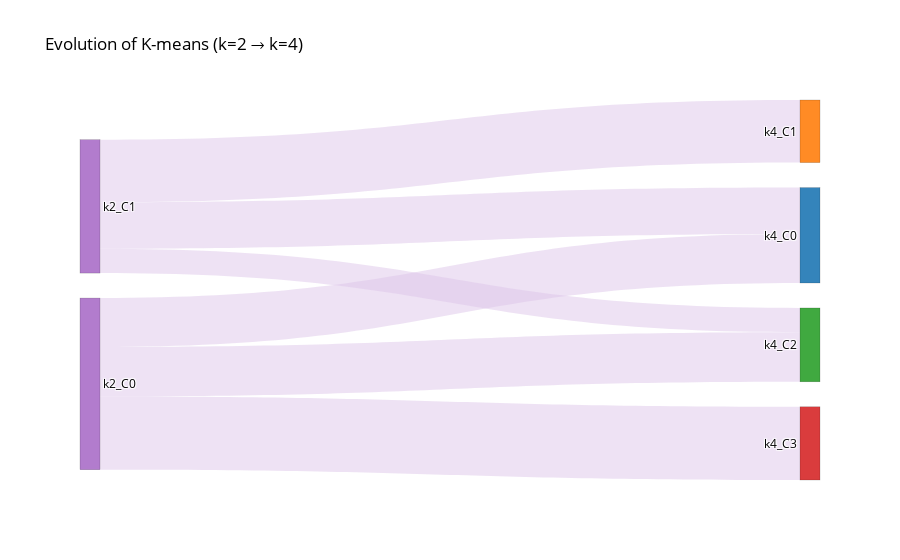

Notebook source saved alongside this figure:
### Code cell
transition_counts = np.zeros((2, 4), dtype=int)
for i in range(len(labels2)):
    transition_counts[labels2[i], labels4[i]] += 1

labels_nodes = [f'k2_C{i}' for i in range(2)] + [f'k4_C{i}' for i in range(4)]

base_colors = {
    'lilla': (170/255, 110/255, 200/255),
    'blue':  (31/255, 119/255, 180/255),
    'orange':(255/255, 127/255, 14/255),
    'green': (44/255, 160/255, 44/255),
    'red':   (214/255, 39/255, 40/255)
}

node_colors = [
    f'rgba({int(base_colors["lilla"][0]*255)}, {int(base_colors["lilla"][1]*255)}, {int(base_colors["lilla"][2]*255)}, 0.9)',
    f'rgba({int(base_colors["lilla"][0]*255)}, {int(base_colors["lilla"][1]*255)}, {int(base_colors["lilla"][2]*255)}, 0.9)',
    f'rgba({int(base_colors["blue"][0]*255)}, {int(base_colors["blue"][1]*255)}, {int(base_colors["blue"][2]*255)}, 0.9)',
    f'rgba({int(base_colors["orange"][0]*255)}, {int(base_colors["orange"][1]*255)}, {int(base_colors["orange"][2]*255)}, 0.9)',
    f'rgba({int(base_colors["green"][0]*255)}, {int(base_colors["green"][1]*255)}, {int(base_colors["green"][2]*255)}, 0.9)',
    f'rgba({int(base_colors["red"][0]*255)}, {int(base_colors["red"][1]*255)}, {int(base_colors["red"][2]*255)}, 0.9)',
]

def pastelize(rgb, factor=0.4):
    r, g, b = rgb
    r = r * factor + (1 - factor)
    g = g * factor + (1 - factor)
    b = b * factor + (1 - factor)
    return f'rgba({int(r*255)}, {int(g*255)}, {int(b*255)}, 0.5)'

sources, targets, values, link_colors = [], [], [], []
for i in range(2):
    for j in range(4):
        if transition_counts[i, j] > 0:
            sources.append(i)
            targets.append(2 + j)
            values.append(transition_counts[i, j])
            link_colors.append(pastelize(base_colors["lilla"], factor=0.4))

fig_sankey = go.Figure(data=[go.Sankey(
    arrangement="snap",
    node=dict(
        pad=25,
        thickness=20,
        line=dict(color="rgba(0,0,0,0.3)", width=0.5),
        label=labels_nodes,
        color=node_colors
    ),
    link=dict(
        source=sources,
        target=targets,
        value=values,
        color=link_colors
    )
)])

fig_sankey.update_layout(
    title_text="Evolution of K-means (k=2 → k=4)",
    font=dict(size=12, color='black'),
    plot_bgcolor='white',
    paper_bgcolor='white'
)

fig_sankey.show()

### Figure 1 — Plotly figure (JSON) as saved in the notebook; plotly's stock layout.template omitted (floating-point values rounded to 4 significant figures)
{"data": [{"arrangement": "snap", "link": {"color": ["rgba(221, 197, 233, 0.5)", "rgba(221, 197, 233, 0.5)", "rgba(221, 197, 233, 0.5)", "rgba(221, 197, 233, 0.5)", "rgba(221, 197, 233, 0.5)", "rgba(221, 197, 233, 0.5)"], "source": [0, 0, 0, 1, 1, 1], "target": [2, 4, 5, 2, 3, 4], "value": [1441, 1461, 2158, 1370, 1846, 715]}, "node": {"color": ["rgba(170, 110, 200, 0.9)", "rgba(170, 110, 200, 0.9)", "rgba(31, 119, 180, 0.9)", "rgba(255, 127, 14, 0.9)", "rgba(44, 160, 44, 0.9)", "rgba(214, 39, 40, 0.9)"], "label": ["k2_C0", "k2_C1", "k4_C0", "k4_C1", "k4_C2", "k4_C3"], "line": {"color": "rgba(0,0,0,0.3)", "width": 0.5}, "pad": 25, "thickness": 20}, "type": "sankey"}], "layout": {"font": {"color": "black", "size": 12}, "paper_bgcolor": "white", "plot_bgcolor": "white", "title": {"text": "Evolution of K-means (k=2 → k=4)"}}}
